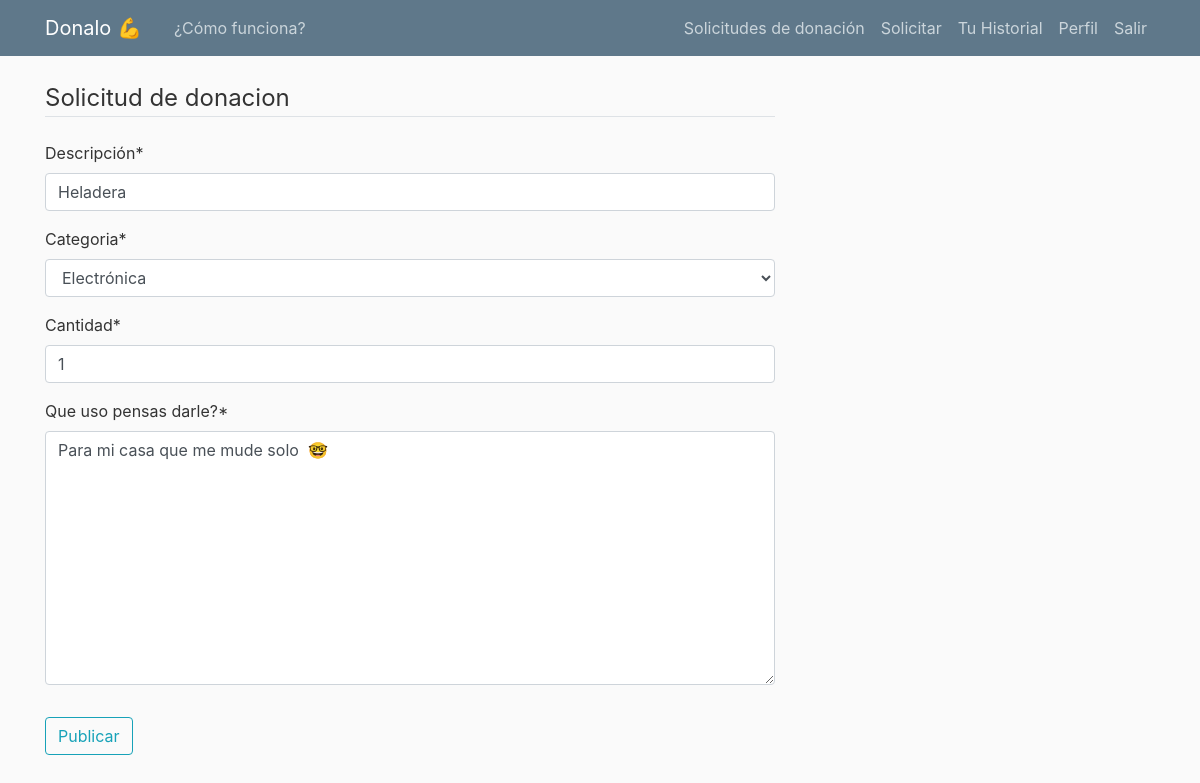
Screenshot of /post/59/update/ (signed in) with the database file from the repository.
### blog/models.py (models this page shows, shortened)
class Post(models.Model):
    categoria = models.CharField(max_length=100, choices=CATEGORIAS_OPCIONES,
    default='otras categorias',verbose_name = "Categoria")
    title = ''
    producto = models.CharField(max_length=100,verbose_name = "Descripción")
    cantidad = models.IntegerField(verbose_name = "Cantidad")
    contenido = models.TextField(max_length=300,verbose_name = "Que uso pensas darle?")
    date_posted = models.DateTimeField(default=timezone.now)
    author = models.ForeignKey(User, on_delete=models.CASCADE)

### blog/views.py (the view, shortened to what this page needs)
# urls.py: path('post/<int:pk>/update/', PostUpdateView.as_view(), name='post-update'),
class PostUpdateView(LoginRequiredMixin,
                     UserPassesTestMixin,
                     UpdateView):
    model = Post
    fields = ['producto',
              'categoria',
              'cantidad',
              'contenido']
    class Meta:
        model = Post
        labels = {
        'contenido': 'test label'
    }
    def test_func(self):
        post = self.get_object()
        if self.request.user == post.author:
            return True
        return False

### blog/templates/blog/post_form.html (shortened to what this page needs)
{% extends "blog/base.html" %}
{% load crispy_forms_tags %}
{% block content %}
    <div class="content-selection">
        <form method="POST">
            <fieldset class="form-group">
                <legend class="border-bottom mb-4">Solicitud de donacion</legend>
                {{ form|crispy }}
            </fieldset>
            <div class="form-group">
                <button class="btn btn-outline-info" type="submit">Publicar</button>
            </div>
        </form>
    </div>
{% endblock content %}

### blog/static/blog/main.css (style rules this page uses)
body { background: #fafafa; color: #333333; margin-top: 5rem; }

### rows the page displays
Post: producto "Heladera", categoria "Electrónica", cantidad "1", contenido "Para mi casa que me mude solo 🤓"
